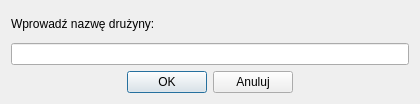
<?xml version="1.0" encoding="UTF-8"?>
<ui version="4.0">
 <class>TeamAddingScreen</class>
 <widget class="QDialog" name="TeamAddingScreen">
  <property name="geometry">
   <rect>
    <x>0</x>
    <y>0</y>
    <width>420</width>
    <height>104</height>
   </rect>
  </property>
  <property name="windowTitle">
   <string>Dialog</string>
  </property>
  <layout class="QGridLayout" name="gridLayout">
   <item row="2" column="0">
    <layout class="QHBoxLayout" name="horizontalLayout_2">
     <item>
      <spacer name="horizontalSpacer">
       <property name="orientation">
        <enum>Qt::Horizontal</enum>
       </property>
       <property name="sizeHint" stdset="0">
        <size>
         <width>40</width>
         <height>20</height>
        </size>
       </property>
      </spacer>
     </item>
     <item>
      <widget class="QPushButton" name="ok">
       <property name="text">
        <string>OK</string>
       </property>
      </widget>
     </item>
     <item>
      <widget class="QPushButton" name="cancel">
       <property name="text">
        <string>Anuluj</string>
       </property>
      </widget>
     </item>
     <item>
      <spacer name="horizontalSpacer_2">
       <property name="orientation">
        <enum>Qt::Horizontal</enum>
       </property>
       <property name="sizeHint" stdset="0">
        <size>
         <width>40</width>
         <height>20</height>
        </size>
       </property>
      </spacer>
     </item>
    </layout>
   </item>
   <item row="1" column="0">
    <widget class="QLineEdit" name="teamName">
     <property name="clearButtonEnabled">
      <bool>false</bool>
     </property>
    </widget>
   </item>
   <item row="0" column="0">
    <widget class="QLabel" name="label">
     <property name="text">
      <string>Wprowadź nazwę drużyny:</string>
     </property>
    </widget>
   </item>
  </layout>
 </widget>
 <resources/>
 <connections/>
</ui>
